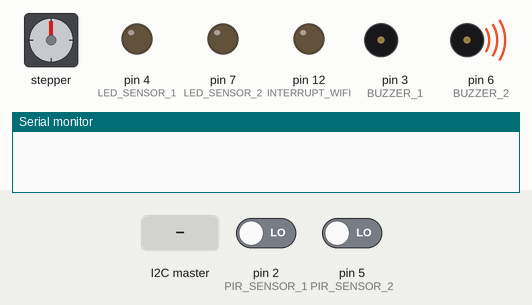
Simulated run of this sketch. Board: Arduino Uno, built with avr-gcc and run on an emulated ATmega328P. On the bench: stepper motor, output pins drawn as LEDs (lit = HIGH), buzzer (waves = sounding, pin HIGH), the last lines printed to the serial monitor. Wiring (inferred from the names in the program): stepper motor (2048 steps per turn assumed): coils pin 8, pin 9, pin 10, pin 11. The inputs (shaded band) are chosen by the test bench; at power-on: pin 2 (PIR_SENSOR_1) LOW, pin 5 (PIR_SENSOR_2) LOW. Pins used as bus, display or sensor lines are not drawn.

Above: at 1.2 s.
1.3 s: the I2C master sends the byte 1
At 2.07 s:
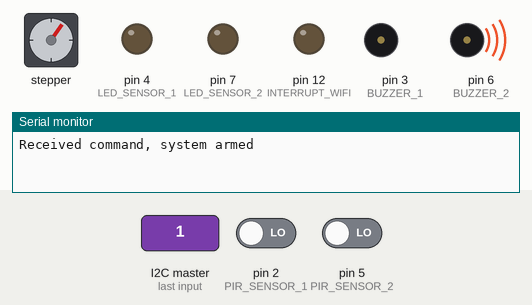
4.3 s: pin 2 (PIR_SENSOR_1) driven HIGH
At 4.9 s:
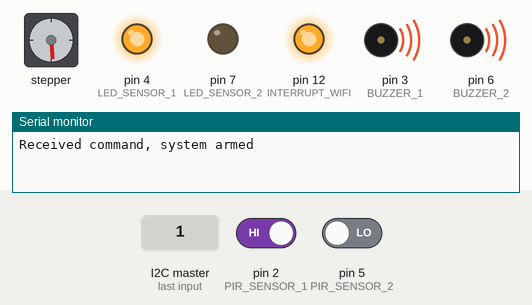
5.8 s: the I2C master sends the byte 0
At 7.6 s:
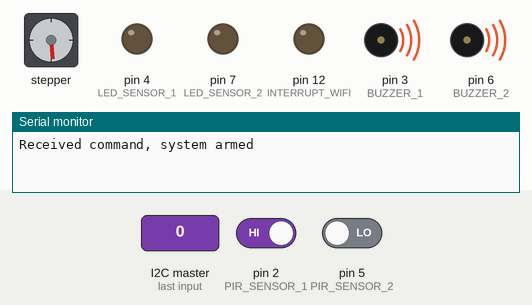
Timing chart, 0 to 12.8 s (numbered marks = the images above; inputs shaded):
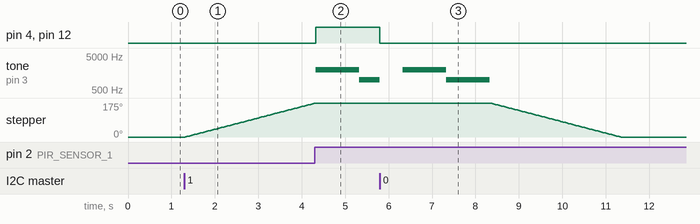

Measured:
- after the input at 1.3 s, stepper: keeps turning clockwise at about 58°/s, starting at once
- after the input at 4.3 s, pin 4 (LED_SENSOR_1), pin 12 (INTERRUPT_WIFI): LOW → HIGH at once; tone on pin 3 (BUZZER_1): silent → 2000 Hz at once, → 1000 Hz 1.0 s later
- after the input at 5.8 s, pin 4 (LED_SENSOR_1), pin 12 (INTERRUPT_WIFI): HIGH → LOW at once; stepper: turns 175° counter-clockwise in 3.0 s, starting after 2.6 s

The sketch:

detection_module.ino
```cpp
#include <Wire.h>

// Module 1
const int PIR_SENSOR_1 = 2;
const int BUZZER_1 = 3;
const int LED_SENSOR_1 = 4;
// Module 2
const int PIR_SENSOR_2 = 5;
const int BUZZER_2 = 6;
const int LED_SENSOR_2 = 7;
// Active
bool sensor_1_active = false;
bool sensor_2_active = false;
// System armed variable
bool system_armed = false;
// Stepper motor
const int STEPPER_PIN_1 = 8;
const int STEPPER_PIN_2 = 9;
const int STEPPER_PIN_3 = 10;
const int STEPPER_PIN_4 = 11;
int step_number = 0;
// Interrupt wifi
const int INTERRUPT_WIFI = 12;
char checkInterruptSending = 0;
// Door locked
bool doorLocked = false;

void setup() {
  // set pins status
  pinMode(PIR_SENSOR_1, INPUT);
  pinMode(PIR_SENSOR_2, INPUT);
  pinMode(LED_SENSOR_1, OUTPUT);
  pinMode(LED_SENSOR_2, OUTPUT);
  pinMode(STEPPER_PIN_1, OUTPUT);
  pinMode(STEPPER_PIN_2, OUTPUT);
  pinMode(STEPPER_PIN_3, OUTPUT);
  pinMode(STEPPER_PIN_4, OUTPUT);
  pinMode(BUZZER_1, OUTPUT);
  pinMode(BUZZER_2, OUTPUT);

  // initial state of buzzer is off (obvious)
  digitalWrite(BUZZER_1, HIGH);
  digitalWrite(BUZZER_2, HIGH);

  // communication init
  digitalWrite(INTERRUPT_WIFI, LOW);
  pinMode(INTERRUPT_WIFI, OUTPUT);
  Wire.begin(8);
  Wire.onReceive(receiveEvent);
  Wire.onRequest(requestEvent);


  // Debugging (for now)
  Serial.begin(9600);
}

/*
  Method used for locking/unlocking the room
  param: shouldLock (if true means that the door will lock
  and if it is false the door will unlock)
*/
void lockRoom(bool shouldLock) {
  for (int i = 0; i < 1000; i++) {
    OneStep(shouldLock);
    delay(3);
  }
}

void loop() {
  if (system_armed == true) {
    if (doorLocked == false) {
      lockRoom(true);
      doorLocked = true;
    }
    bool result_1 = checkSensor(PIR_SENSOR_1);
    bool result_2 = checkSensor(PIR_SENSOR_2);
    computeResults(result_1, result_2);
  } else {
    if (doorLocked == true) {
      lockRoom(false);
      doorLocked = false;
    }
  }
}

/** Function use to check if the given sensor is active
 Makes conversion from HIGH/LOW to true/false */
bool checkSensor(int sensor) {
  int result = digitalRead(sensor);
  if (result == HIGH) {
    return true;
  }
  return false;
}

/** Function that performs the logic for the sensors*/
void computeResults(bool res1, bool res2) {
  if (res1 == true) {
    sensor_1_active = true;
  }

  if (res2 == true) {
    sensor_2_active = true;
  }

  if (sensor_1_active == false && sensor_2_active == false) {
    // nobody was in the house
    return;
  } else if (sensor_1_active == true && sensor_2_active == false) {
    // detected person just in room 1
    if ((checkInterruptSending & 1) == 0) {
      callInterruptOnWIFI();
      checkInterruptSending = checkInterruptSending | 1;
    }
    turnOnAlarm_1(2);
    return;
  } else if (sensor_1_active == false && sensor_2_active == true) {
    // detected person just in room 2
    if (((checkInterruptSending >> 1) & 1) == 0) {
      callInterruptOnWIFI();
      checkInterruptSending = checkInterruptSending | 2;
    }
    turnOnAlarm_2(2);
    return;
  } else if (sensor_1_active == true && sensor_2_active == true) {
    // detected person just in both rooms
    if (((checkInterruptSending >> 2) & 1) == 0) {
      callInterruptOnWIFI();
      checkInterruptSending = checkInterruptSending | 4;
    }
    turnOnSpecialAlarm(3);
    return;
  }
}


// Turns on first alarm for a given number of times
// it also performs checks for the other sensor to catch
// a possible intruder
void turnOnAlarm_1(int numberOfTimes) {
  bool interReadS2 = checkSensor(PIR_SENSOR_2);
  digitalWrite(LED_SENSOR_1, HIGH);
  for (int i = 0; i < numberOfTimes; i++) {
    tone(BUZZER_1, 2000);
    delay(500);
    interReadS2 = checkSensor(PIR_SENSOR_2) ? true : interReadS2;
    delay(500);
    interReadS2 = checkSensor(PIR_SENSOR_2) ? true : interReadS2;

    tone(BUZZER_1, 1000);
    delay(500);
    interReadS2 = checkSensor(PIR_SENSOR_2) ? true : interReadS2;
    delay(500);
    interReadS2 = checkSensor(PIR_SENSOR_2) ? true : interReadS2;
  }
  digitalWrite(LED_SENSOR_1, LOW);
  noTone(BUZZER_1);
  digitalWrite(BUZZER_1, HIGH);
  if (interReadS2 == true) {
    sensor_2_active = true;
  }
}

// Turns on second alarm for a given number of times
// it also performs checks for the other sensor to catch
// a possible intruder
void turnOnAlarm_2(int numberOfTimes) {
  bool interReadS1 = checkSensor(PIR_SENSOR_1);
  digitalWrite(LED_SENSOR_2, HIGH);
  for (int i = 0; i < numberOfTimes; i++) {
    tone(BUZZER_2, 4000);
    delay(500);
    interReadS1 = checkSensor(PIR_SENSOR_1) ? true : interReadS1;
    delay(500);
    interReadS1 = checkSensor(PIR_SENSOR_1) ? true : interReadS1;

    tone(BUZZER_2, 3000);
    delay(500);
    interReadS1 = checkSensor(PIR_SENSOR_1) ? true : interReadS1;
    delay(500);
    interReadS1 = checkSensor(PIR_SENSOR_1) ? true : interReadS1;
  }
  digitalWrite(LED_SENSOR_2, LOW);
  noTone(BUZZER_2);
  digitalWrite(BUZZER_2, HIGH);
  if (interReadS1 == true) {
    sensor_1_active = true;
  }
}

// Special sound, person detected in both rooms
// no more intermediate checkings
void turnOnSpecialAlarm(int numberOfTimes) {
  Serial.println("Special alarm called!");
  for (int i = 0; i < numberOfTimes; i++) {
    specialPart(LED_SENSOR_1, BUZZER_1, 1500);
    specialPart(LED_SENSOR_2, BUZZER_2, 3000);
  }
  stopAllAlarmsSoft();
}

// Turns on a led and a buzzer with a specific frequency
// for a period of 1 second
void specialPart(int led_sensor, int buzzer, int freq) {
  digitalWrite(led_sensor, HIGH);
  tone(buzzer, freq);
  delay(1000);
  noTone(buzzer);
  digitalWrite(buzzer, HIGH);
  digitalWrite(led_sensor, LOW);
}

/* This will not have long term effect, just for current
iteration of the main loop */
void stopAllAlarmsSoft() {
  digitalWrite(LED_SENSOR_1, LOW);
  digitalWrite(LED_SENSOR_2, LOW);
  noTone(BUZZER_1);
  noTone(BUZZER_2);
  digitalWrite(BUZZER_1, HIGH);
  digitalWrite(BUZZER_2, HIGH);
}

// Method that signals the arduino wifi that an alarming
// event occured
void callInterruptOnWIFI() {
  digitalWrite(INTERRUPT_WIFI, HIGH);
}

// Method that moves the stepper one single step in
// the given position
void OneStep(bool dir) {
  if (dir) {
    switch (step_number) {
      case 0:
        digitalWrite(STEPPER_PIN_1, HIGH);
        digitalWrite(STEPPER_PIN_2, LOW);
        digitalWrite(STEPPER_PIN_3, LOW);
        digitalWrite(STEPPER_PIN_4, LOW);
        break;
      case 1:
        digitalWrite(STEPPER_PIN_1, LOW);
        digitalWrite(STEPPER_PIN_2, HIGH);
        digitalWrite(STEPPER_PIN_3, LOW);
        digitalWrite(STEPPER_PIN_4, LOW);
        break;
      case 2:
        digitalWrite(STEPPER_PIN_1, LOW);
        digitalWrite(STEPPER_PIN_2, LOW);
        digitalWrite(STEPPER_PIN_3, HIGH);
        digitalWrite(STEPPER_PIN_4, LOW);
        break;
      case 3:
        digitalWrite(STEPPER_PIN_1, LOW);
        digitalWrite(STEPPER_PIN_2, LOW);
        digitalWrite(STEPPER_PIN_3, LOW);
        digitalWrite(STEPPER_PIN_4, HIGH);
        break;
    }
  } else {
    switch (step_number) {
      case 0:
        digitalWrite(STEPPER_PIN_1, LOW);
        digitalWrite(STEPPER_PIN_2, LOW);
        digitalWrite(STEPPER_PIN_3, LOW);
        digitalWrite(STEPPER_PIN_4, HIGH);
        break;
      case 1:
        digitalWrite(STEPPER_PIN_1, LOW);
        digitalWrite(STEPPER_PIN_2, LOW);
        digitalWrite(STEPPER_PIN_3, HIGH);
        digitalWrite(STEPPER_PIN_4, LOW);
        break;
      case 2:
        digitalWrite(STEPPER_PIN_1, LOW);
        digitalWrite(STEPPER_PIN_2, HIGH);
        digitalWrite(STEPPER_PIN_3, LOW);
        digitalWrite(STEPPER_PIN_4, LOW);
        break;
      case 3:
        digitalWrite(STEPPER_PIN_1, HIGH);
        digitalWrite(STEPPER_PIN_2, LOW);
        digitalWrite(STEPPER_PIN_3, LOW);
        digitalWrite(STEPPER_PIN_4, LOW);
    }
  }
  step_number++;
  if (step_number > 3) {
    step_number = 0;
  }
}

// Event called to arm or disarm the alarm
void receiveEvent(int howMany) {
  byte x = Wire.read();
  if (x == 1) {
    system_armed = true;
    Serial.println("Received command, system armed");
  } else {
    system_armed = false;
    deactivateAlarm();
  }
}

// Fully deactivating the alarm system
void deactivateAlarm() {
  stopAllAlarmsSoft();
  sensor_1_active = false;
  sensor_2_active = false;
  checkInterruptSending = 0;

  digitalWrite(INTERRUPT_WIFI, false);
}

// Sends data about the event that occured when requested
void requestEvent() {
  char r = buildResponseCode();
  Wire.write(r);
  digitalWrite(INTERRUPT_WIFI, LOW);
}

// Method that encodes the status of alarm systems
char buildResponseCode() {
  char response = 0;
  if (sensor_1_active == true && sensor_2_active == false) {
    response = 1;
  } else if (sensor_1_active == false && sensor_2_active == true) {
    response = 2;
  } else if (sensor_1_active == true && sensor_2_active == true) {
    response = 3;
  }
  return response;
}

// Method use for testing/debugging
void scream(int numberOfTimes, int buzzerPin) {
  for (int i = 0; i < numberOfTimes; i++) {
    tone(buzzerPin, 2000);
    delay(1000);
    tone(buzzerPin, 1000);
    delay(1000);
  }
  noTone(buzzerPin);
}
```
